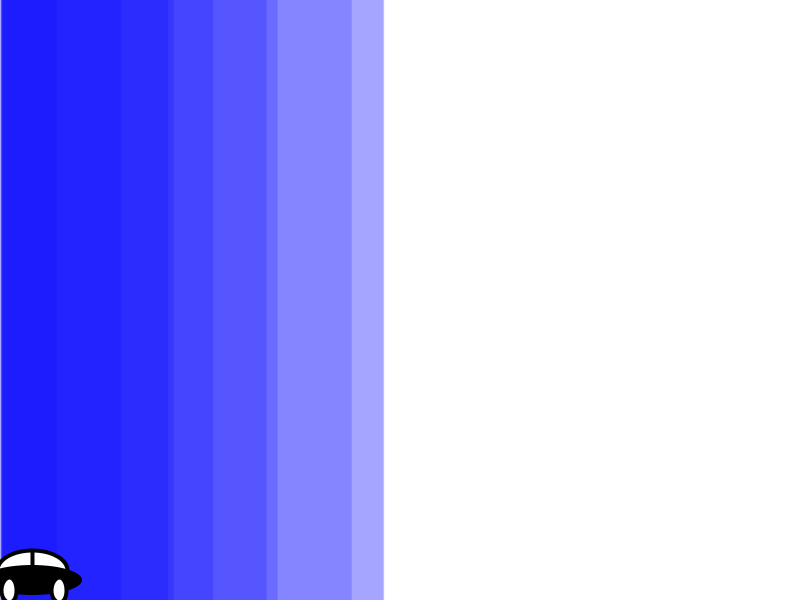
Frame 1 (no input)
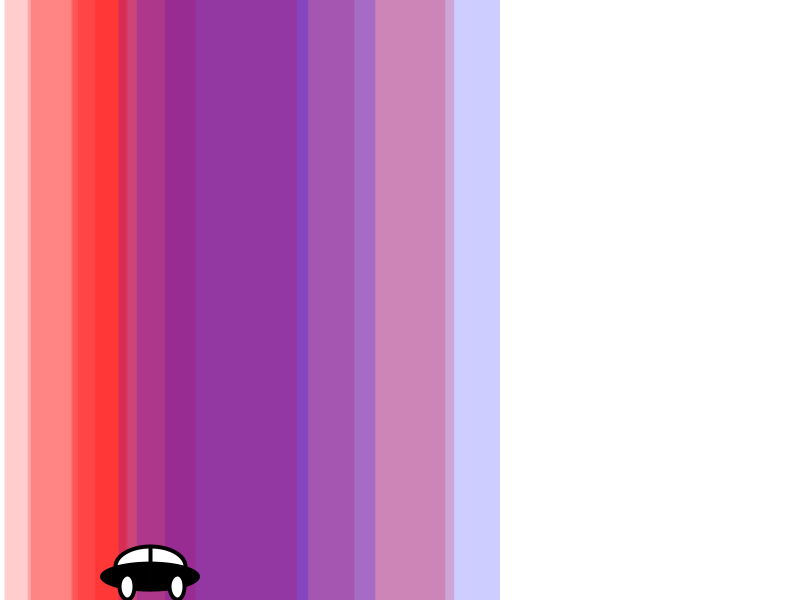
Frame 60 (the mouse pressed at the canvas centre just before this capture)
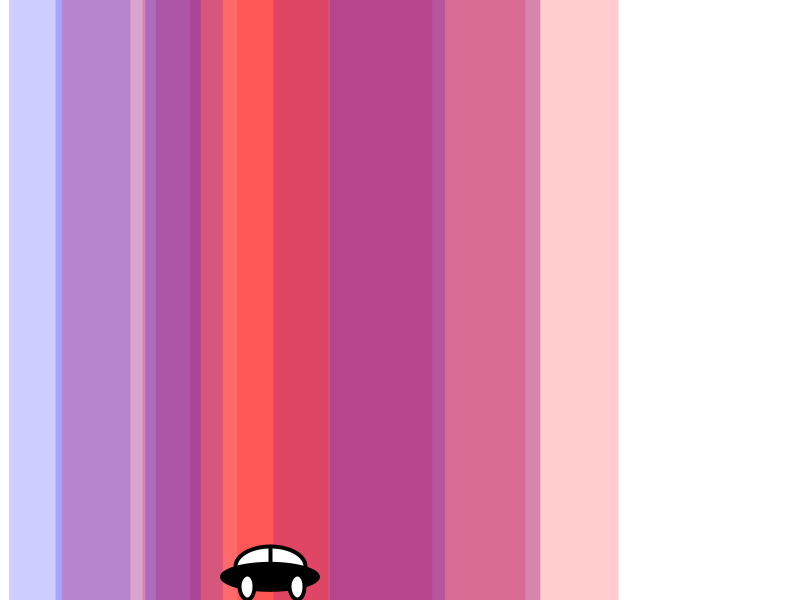
Frame 120 (the mouse held since frame 60 and released just before this capture)

The Processing sketch that drew these frames (run headless with seeded random() and noise(); from frame 60 on, the mouse is pressed at the canvas centre):

// Processing sketch: processing_7020
// ── processing_7020.pde

Stripe[] mystripes = new Stripe[10];
Car myCar = new Car();
float xpos = 0;
float ypos = 570;

void setup(){
   size(800,600);
   for (int i = 0; i < mystripes.length; i++ ) {
      mystripes[i] = new Stripe();
    }
}

void draw(){
   background(255);
   for (int i=0; i<mystripes.length; i++){
      mystripes[i].moveStripe();
      mystripes[i].displayStripe();
      mystripes[i].rollover(xpos,ypos);
   }
   
   myCar.movecar();
   myCar.drawcar();
   myCar.jigglecar();
}

class Stripe{
   float x;
   float w;
   float speed;
   boolean mouse;
  
   Stripe(){
      x = 0;
      w = random(50,400);
      speed = random(5);
      mouse = false;
   } 
   
   void displayStripe(){
      noStroke();
      if(mouse){
      fill(255,0,0,50);
      }
      else{
      fill(0,0,255,50); 
      }
      rect(x,0,w,height); 
   }
   
   void moveStripe(){
      x = x + speed;
     
      if (x > width){
         x = 0;
      } 
   }
   
   void rollover(float mx, float my){
      if(mx > x && mx < x+w){
        mouse = true;
      } 
      else{
        mouse = false; 
      }
   }
}

class Car{
  
   float speed; 
  
   Car(){
     
      speed = 2;
   }
  
   void drawcar(){
      stroke(1);
      strokeWeight(4);
      ellipseMode(CENTER);
      fill(255);
      ellipse(xpos+30,ypos, 70, 40);
      noStroke();
      fill(0);
      ellipse(xpos+30, ypos+10, 100, 30);
      stroke(1);
      strokeWeight(4);
      fill(255);
      ellipse(xpos+7, ypos+20, 15, 25); 
      ellipse(xpos+57, ypos+20, 15, 25);
      fill(0);
      strokeWeight(4);
      line(xpos+30, ypos-18, xpos+30, ypos+20);  
   }
  
   void movecar(){
      xpos = xpos + speed;
      
      if ((xpos+50 > width) || (xpos < 0)){
         speed = speed * -1;
      }
   }
  
  void jigglecar(){
      ypos = ypos + random(-0.5,0.5);
  } 
}
